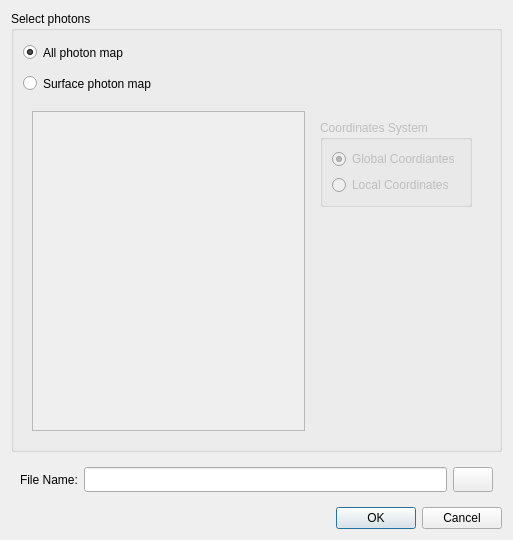
<?xml version="1.0" encoding="UTF-8"?>
<ui version="4.0">
 <class>ExportDialog</class>
 <widget class="QDialog" name="ExportDialog">
  <property name="geometry">
   <rect>
    <x>0</x>
    <y>0</y>
    <width>513</width>
    <height>540</height>
   </rect>
  </property>
  <property name="windowTitle">
   <string>Export Photon Map</string>
  </property>
  <layout class="QVBoxLayout" name="verticalLayout_2">
   <item>
    <widget class="QGroupBox" name="selectPhotonsgroup">
     <property name="title">
      <string>Select photons</string>
     </property>
     <layout class="QVBoxLayout" name="verticalLayout">
      <item>
       <widget class="QRadioButton" name="allMapRadio">
        <property name="minimumSize">
         <size>
          <width>0</width>
          <height>25</height>
         </size>
        </property>
        <property name="text">
         <string>All photon map</string>
        </property>
        <property name="checked">
         <bool>true</bool>
        </property>
       </widget>
      </item>
      <item>
       <widget class="QRadioButton" name="surfaceMapRadio">
        <property name="minimumSize">
         <size>
          <width>0</width>
          <height>25</height>
         </size>
        </property>
        <property name="text">
         <string>Surface photon map</string>
        </property>
       </widget>
      </item>
      <item>
       <widget class="QWidget" name="surfaceWidget" native="true">
        <property name="enabled">
         <bool>false</bool>
        </property>
        <layout class="QHBoxLayout" name="horizontalLayout">
         <item>
          <widget class="QTreeView" name="modelView"/>
         </item>
         <item>
          <widget class="QWidget" name="coordinatesWidget" native="true">
           <layout class="QVBoxLayout" name="verticalLayout_3">
            <item>
             <widget class="QGroupBox" name="coordinatesBox">
              <property name="title">
               <string>Coordinates System</string>
              </property>
              <layout class="QVBoxLayout" name="verticalLayout_4">
               <item>
                <widget class="QRadioButton" name="globalCoordinatesRadio">
                 <property name="text">
                  <string>Global Coordiantes</string>
                 </property>
                 <property name="checked">
                  <bool>true</bool>
                 </property>
                </widget>
               </item>
               <item>
                <widget class="QRadioButton" name="localCoordinates">
                 <property name="text">
                  <string>Local Coordinates</string>
                 </property>
                </widget>
               </item>
              </layout>
             </widget>
            </item>
            <item>
             <spacer name="verticalSpacer">
              <property name="orientation">
               <enum>Qt::Vertical</enum>
              </property>
              <property name="sizeHint" stdset="0">
               <size>
                <width>20</width>
                <height>40</height>
               </size>
              </property>
             </spacer>
            </item>
           </layout>
          </widget>
         </item>
        </layout>
       </widget>
      </item>
     </layout>
    </widget>
   </item>
   <item>
    <widget class="QWidget" name="fileWidget" native="true">
     <layout class="QGridLayout" name="gridLayout">
      <item row="0" column="0">
       <widget class="QLabel" name="fileNameLabel">
        <property name="minimumSize">
         <size>
          <width>0</width>
          <height>25</height>
         </size>
        </property>
        <property name="text">
         <string>File Name:</string>
        </property>
       </widget>
      </item>
      <item row="0" column="1">
       <widget class="QLineEdit" name="fileNameEdit">
        <property name="minimumSize">
         <size>
          <width>0</width>
          <height>25</height>
         </size>
        </property>
       </widget>
      </item>
      <item row="0" column="2">
       <widget class="QPushButton" name="selectFile">
        <property name="minimumSize">
         <size>
          <width>0</width>
          <height>25</height>
         </size>
        </property>
        <property name="text">
         <string/>
        </property>
        <property name="icon">
         <iconset resource="../../tonatiuh.qrc">
          <normaloff>:/icons/open.png</normaloff>:/icons/open.png</iconset>
        </property>
       </widget>
      </item>
     </layout>
    </widget>
   </item>
   <item>
    <widget class="QDialogButtonBox" name="buttonBox">
     <property name="orientation">
      <enum>Qt::Horizontal</enum>
     </property>
     <property name="standardButtons">
      <set>QDialogButtonBox::Cancel|QDialogButtonBox::Ok</set>
     </property>
    </widget>
   </item>
  </layout>
 </widget>
 <resources>
  <include location="../../tonatiuh.qrc"/>
 </resources>
 <connections>
  <connection>
   <sender>buttonBox</sender>
   <signal>accepted()</signal>
   <receiver>ExportDialog</receiver>
   <slot>accept()</slot>
   <hints>
    <hint type="sourcelabel">
     <x>248</x>
     <y>254</y>
    </hint>
    <hint type="destinationlabel">
     <x>157</x>
     <y>274</y>
    </hint>
   </hints>
  </connection>
  <connection>
   <sender>buttonBox</sender>
   <signal>rejected()</signal>
   <receiver>ExportDialog</receiver>
   <slot>reject()</slot>
   <hints>
    <hint type="sourcelabel">
     <x>316</x>
     <y>260</y>
    </hint>
    <hint type="destinationlabel">
     <x>286</x>
     <y>274</y>
    </hint>
   </hints>
  </connection>
  <connection>
   <sender>surfaceMapRadio</sender>
   <signal>toggled(bool)</signal>
   <receiver>surfaceWidget</receiver>
   <slot>setEnabled(bool)</slot>
   <hints>
    <hint type="sourcelabel">
     <x>254</x>
     <y>75</y>
    </hint>
    <hint type="destinationlabel">
     <x>254</x>
     <y>268</y>
    </hint>
   </hints>
  </connection>
 </connections>
</ui>
